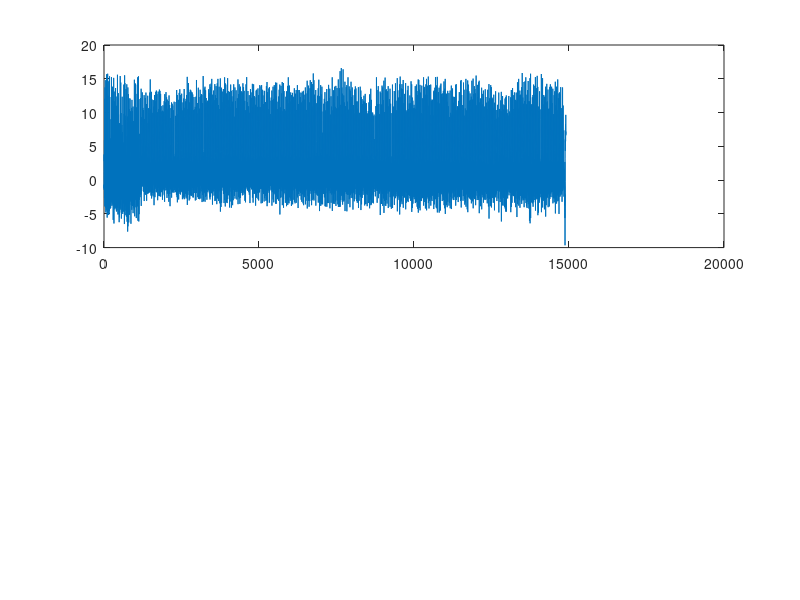

MATLAB code to generate this figure: (Note: this script raises an error after producing the figure.)

load('loaddataforid33.mat');
%%
cachedData = [zaxis, label + 1];
walkingData = cachedData(cachedData(:,2) == 1);

subplot(211);
plot(walkingData);
%% Moving average
win_size = 20;
begin_index = 1136;
end_index 




%%
for acti = 1:6
    actiData = cachedData(cachedData(:,2) == acti);
    
   fprintf('%d\n', acti); 
end
    


%%
